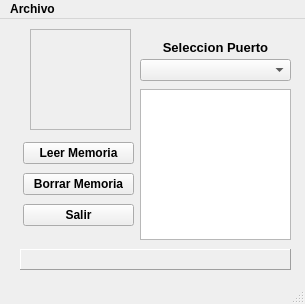
<?xml version="1.0" encoding="UTF-8"?>
<ui version="4.0">
 <class>MainWindow</class>
 <widget class="QMainWindow" name="MainWindow">
  <property name="geometry">
   <rect>
    <x>0</x>
    <y>0</y>
    <width>305</width>
    <height>304</height>
   </rect>
  </property>
  <property name="sizePolicy">
   <sizepolicy hsizetype="Fixed" vsizetype="Fixed">
    <horstretch>0</horstretch>
    <verstretch>0</verstretch>
   </sizepolicy>
  </property>
  <property name="font">
   <font>
    <weight>75</weight>
    <italic>false</italic>
    <bold>true</bold>
   </font>
  </property>
  <property name="windowTitle">
   <string>Rugosimetro Bump Integrator 2024</string>
  </property>
  <property name="styleSheet">
   <string notr="true"/>
  </property>
  <property name="iconSize">
   <size>
    <width>36</width>
    <height>36</height>
   </size>
  </property>
  <widget class="QWidget" name="centralwidget">
   <widget class="QComboBox" name="PuertoS">
    <property name="geometry">
     <rect>
      <x>140</x>
      <y>40</y>
      <width>151</width>
      <height>22</height>
     </rect>
    </property>
   </widget>
   <widget class="QLabel" name="Selec">
    <property name="geometry">
     <rect>
      <x>140</x>
      <y>20</y>
      <width>151</width>
      <height>16</height>
     </rect>
    </property>
    <property name="font">
     <font>
      <pointsize>10</pointsize>
      <weight>75</weight>
      <italic>false</italic>
      <bold>true</bold>
     </font>
    </property>
    <property name="text">
     <string>Seleccion Puerto</string>
    </property>
    <property name="alignment">
     <set>Qt::AlignCenter</set>
    </property>
   </widget>
   <widget class="QWidget" name="verticalLayoutWidget">
    <property name="geometry">
     <rect>
      <x>23</x>
      <y>120</y>
      <width>111</width>
      <height>91</height>
     </rect>
    </property>
    <layout class="QVBoxLayout" name="verticalLayout">
     <item>
      <widget class="QPushButton" name="BLeer">
       <property name="font">
        <font>
         <pointsize>9</pointsize>
         <weight>75</weight>
         <italic>false</italic>
         <bold>true</bold>
        </font>
       </property>
       <property name="text">
        <string>Leer Memoria</string>
       </property>
      </widget>
     </item>
     <item>
      <widget class="QPushButton" name="BBorrar">
       <property name="font">
        <font>
         <pointsize>9</pointsize>
         <weight>75</weight>
         <italic>false</italic>
         <bold>true</bold>
        </font>
       </property>
       <property name="text">
        <string>Borrar Memoria</string>
       </property>
      </widget>
     </item>
     <item>
      <widget class="QPushButton" name="BSalir">
       <property name="font">
        <font>
         <pointsize>9</pointsize>
         <weight>75</weight>
         <italic>false</italic>
         <bold>true</bold>
        </font>
       </property>
       <property name="text">
        <string>Salir</string>
       </property>
      </widget>
     </item>
    </layout>
   </widget>
   <widget class="QLabel" name="Icono">
    <property name="geometry">
     <rect>
      <x>30</x>
      <y>10</y>
      <width>101</width>
      <height>101</height>
     </rect>
    </property>
    <property name="frameShape">
     <enum>QFrame::StyledPanel</enum>
    </property>
    <property name="frameShadow">
     <enum>QFrame::Raised</enum>
    </property>
    <property name="lineWidth">
     <number>0</number>
    </property>
    <property name="midLineWidth">
     <number>0</number>
    </property>
    <property name="text">
     <string/>
    </property>
    <property name="textFormat">
     <enum>Qt::AutoText</enum>
    </property>
    <property name="pixmap">
     <pixmap>usb2.png</pixmap>
    </property>
    <property name="scaledContents">
     <bool>true</bool>
    </property>
    <property name="wordWrap">
     <bool>false</bool>
    </property>
    <property name="margin">
     <number>0</number>
    </property>
   </widget>
   <widget class="QLabel" name="Estado">
    <property name="geometry">
     <rect>
      <x>20</x>
      <y>230</y>
      <width>271</width>
      <height>21</height>
     </rect>
    </property>
    <property name="frameShape">
     <enum>QFrame::Panel</enum>
    </property>
    <property name="frameShadow">
     <enum>QFrame::Raised</enum>
    </property>
    <property name="text">
     <string/>
    </property>
    <property name="alignment">
     <set>Qt::AlignCenter</set>
    </property>
   </widget>
   <widget class="QListWidget" name="ListB">
    <property name="enabled">
     <bool>true</bool>
    </property>
    <property name="geometry">
     <rect>
      <x>140</x>
      <y>70</y>
      <width>151</width>
      <height>151</height>
     </rect>
    </property>
    <property name="styleSheet">
     <string notr="true"/>
    </property>
    <property name="frameShape">
     <enum>QFrame::StyledPanel</enum>
    </property>
    <property name="frameShadow">
     <enum>QFrame::Raised</enum>
    </property>
   </widget>
  </widget>
  <widget class="QMenuBar" name="menubar">
   <property name="geometry">
    <rect>
     <x>0</x>
     <y>0</y>
     <width>305</width>
     <height>21</height>
    </rect>
   </property>
   <widget class="QMenu" name="menuArchivo">
    <property name="font">
     <font>
      <weight>75</weight>
      <italic>false</italic>
      <bold>true</bold>
     </font>
    </property>
    <property name="title">
     <string>Archivo</string>
    </property>
    <addaction name="MenuL"/>
    <addaction name="MenuB"/>
    <addaction name="MenuR"/>
    <addaction name="separator"/>
    <addaction name="MenuS"/>
   </widget>
   <addaction name="menuArchivo"/>
  </widget>
  <widget class="QStatusBar" name="statusbar"/>
  <action name="MenuL">
   <property name="text">
    <string>Leer memoria</string>
   </property>
   <property name="font">
    <font>
     <weight>75</weight>
     <bold>true</bold>
    </font>
   </property>
  </action>
  <action name="MenuB">
   <property name="text">
    <string>Borrar Memoria</string>
   </property>
  </action>
  <action name="MenuR">
   <property name="text">
    <string>Recuperar</string>
   </property>
  </action>
  <action name="actionSalir">
   <property name="text">
    <string>Salir</string>
   </property>
  </action>
  <action name="MenuS">
   <property name="text">
    <string>Salir</string>
   </property>
  </action>
 </widget>
 <resources/>
 <connections/>
</ui>
